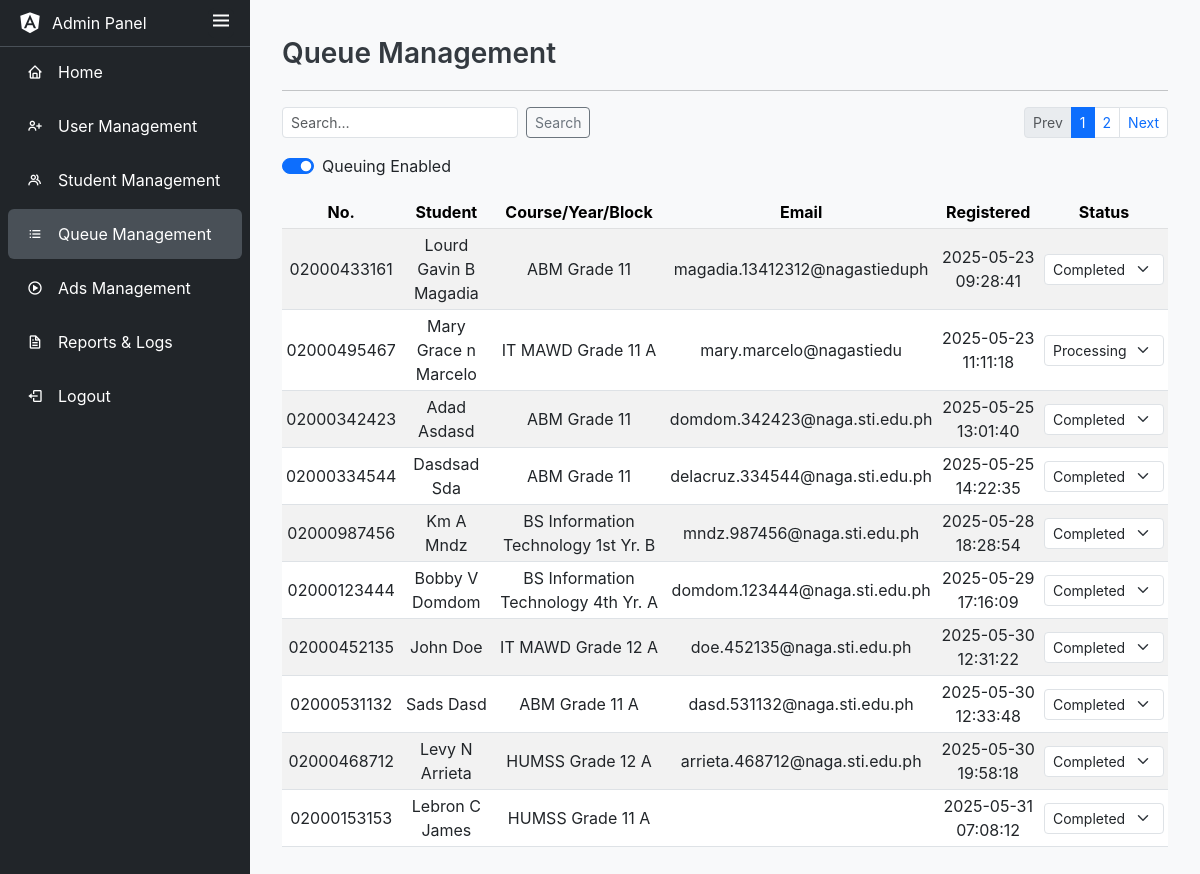
/admin/queue_manager.php (signed in), run on an earlier commit of the app's database.
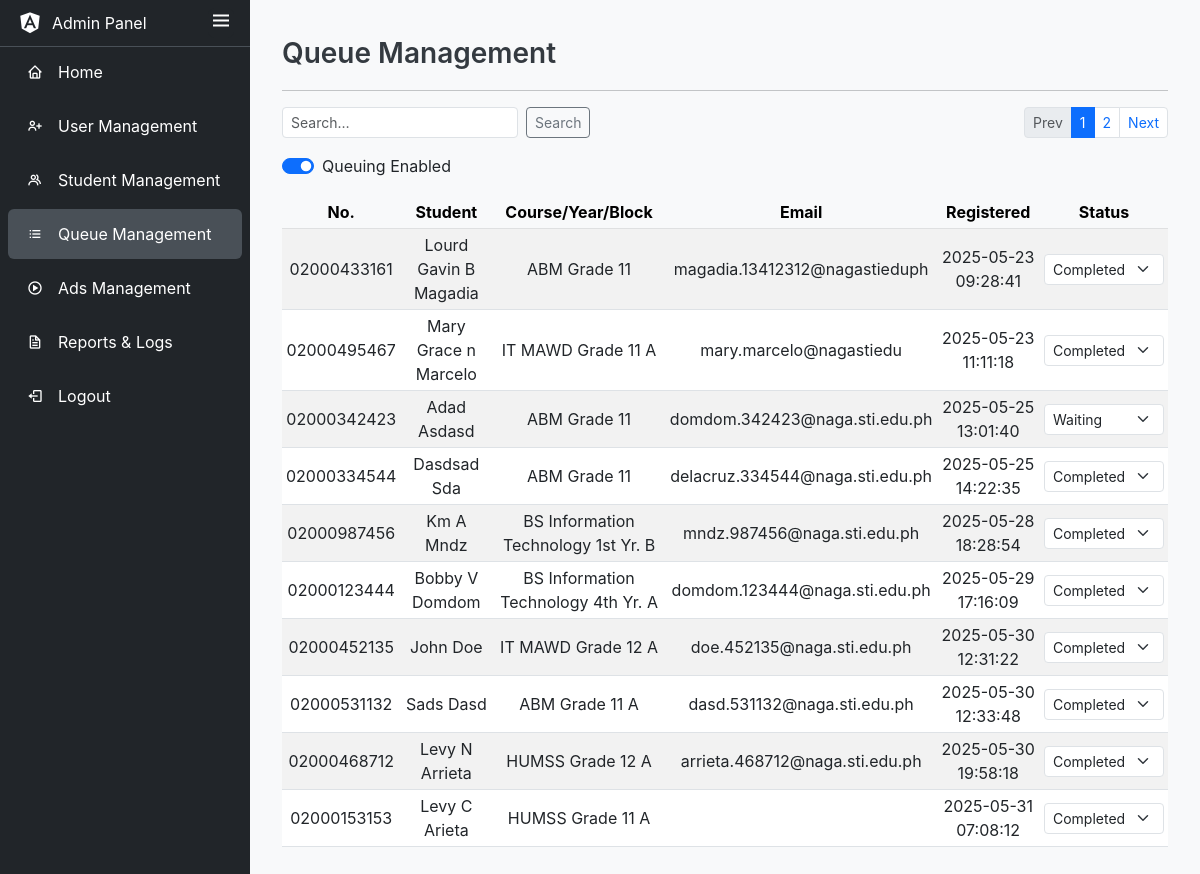
And on a later commit of the database.
### tables this page shows
CREATE TABLE `student_registration` (
  `id` int(11) NOT NULL,
  `studentno` varchar(20) NOT NULL,
  `lastname` varchar(50) NOT NULL,
  `firstname` varchar(50) NOT NULL,
  `extname` varchar(10) DEFAULT NULL,
  `middleinitial` varchar(3) DEFAULT NULL,
  `dob` date NOT NULL,
  `email` varchar(100) NOT NULL,
  `picture` varchar(255) NOT NULL,
  `gender` enum('Male','Female') NOT NULL,
  `phone` varchar(15) NOT NULL,
  `course` varchar(50) NOT NULL,
  `yearlevel` varchar(20) NOT NULL,
  `block` varchar(10) NOT NULL,
  `address` text NOT NULL,
  `contactname` varchar(50) NOT NULL,
  `contactno` varchar(15) NOT NULL,
  `relationship` varchar(20) NOT NULL,
  `created_at` timestamp NOT NULL DEFAULT current_timestamp(),
  `updated_at` timestamp NOT NULL DEFAULT current_timestamp(),
  `registration_date` datetime DEFAULT current_timestamp(),
  `status` enum('pending','processing','done','no-show') NOT NULL DEFAULT 'pending',
  `now_serving` tinyint(1) NOT NULL DEFAULT 0,
  `notified` tinyint(4) NOT NULL DEFAULT 0
);

### admin/queue_manager.php (the view, shortened to what the changed rows need)
<?php
require_once __DIR__ . '/../includes/init.php';
$limit      = 10;
$page       = max(1, (int)($_GET['page'] ?? 1));
$offset     = ($page - 1) * $limit;
$searchTerm = '%' . ($conn->real_escape_string(trim($_GET['search'] ?? ''))) . '%';
$stmt = $conn->prepare("
    SELECT id, studentno, firstname, middleinitial, lastname,
           course, yearlevel, block, email, registration_date, status
      FROM student_registration
     WHERE CONCAT(firstname,' ',lastname,' ',course) LIKE ?
     ORDER BY registration_date ASC
     LIMIT ? OFFSET ?
");
$stmt->bind_param('sii', $searchTerm, $limit, $offset);
$stmt->execute();
$queueResult = $stmt->get_result();
?>
<!DOCTYPE html>
<html lang="en">
<head>
    <link href="https://cdn.jsdelivr.net/npm/bootstrap@5.3.0/dist/css/bootstrap.min.css" rel="stylesheet">
    <link href="https://unpkg.com/boxicons@2.0.7/css/boxicons.min.css" rel="stylesheet">
</head>
<body>
<section class="home-section">
    <div class="table-responsive">
        <table class="table table-striped table-hover table-sm align-middle">
            <thead class="table-light text-center">
            <tr>
                <th>No.</th><th>Student</th><th>Course/Year/Block</th>
                <th>Email</th><th>Registered</th><th>Status</th>
            </tr>
            </thead>
            <?php
            $labelMap = [
                'pending'    => 'Waiting',
                'processing' => 'Processing',
                'done'       => 'Completed'
            ];
            ?>
            <tbody>
            <?php while($r = $queueResult->fetch_assoc()):
                $raw = strtolower($r['status']);
                ?>
                <tr class="text-center">
                    <td><?= htmlspecialchars($r['studentno']) ?></td>
                    <td><?= htmlspecialchars("{$r['firstname']} {$r['middleinitial']} {$r['lastname']}") ?></td>
                    <td><?= htmlspecialchars("{$r['course']} {$r['yearlevel']} {$r['block']}") ?></td>
                    <td><?= htmlspecialchars($r['email']) ?></td>
                    <td><?= htmlspecialchars($r['registration_date']) ?></td>
                    <td>
                        <select
                                class="form-select form-select-sm status-dropdown d-inline-block w-auto"
                                data-id="<?= $r['id'] ?>">
                            <?php foreach (['pending','processing','done'] as $opt): ?>
                                <option
                                        value="<?= $opt ?>"
                                    <?= $opt === $raw ? 'selected' : '' ?>>
                                    <?= htmlspecialchars($labelMap[$opt]) ?>
                                </option>
                            <?php endforeach; ?>
                        </select>
                    </td>
                </tr>
            <?php endwhile; ?>
            </tbody>
        </table>
    </div>
</section>
</body>
</html>

What changed in the data, as far as the page shows it:
changed student_registration "Mary Grace n Marcelo": status+id "Processing" → "Completed"
changed student_registration "Adad Asdasd": status+id "Completed" → "Waiting"
changed student_registration "HUMSS Grade 11 A": firstname+middleinitial+lastname "Lebron C James" → "Levy C Arieta"
